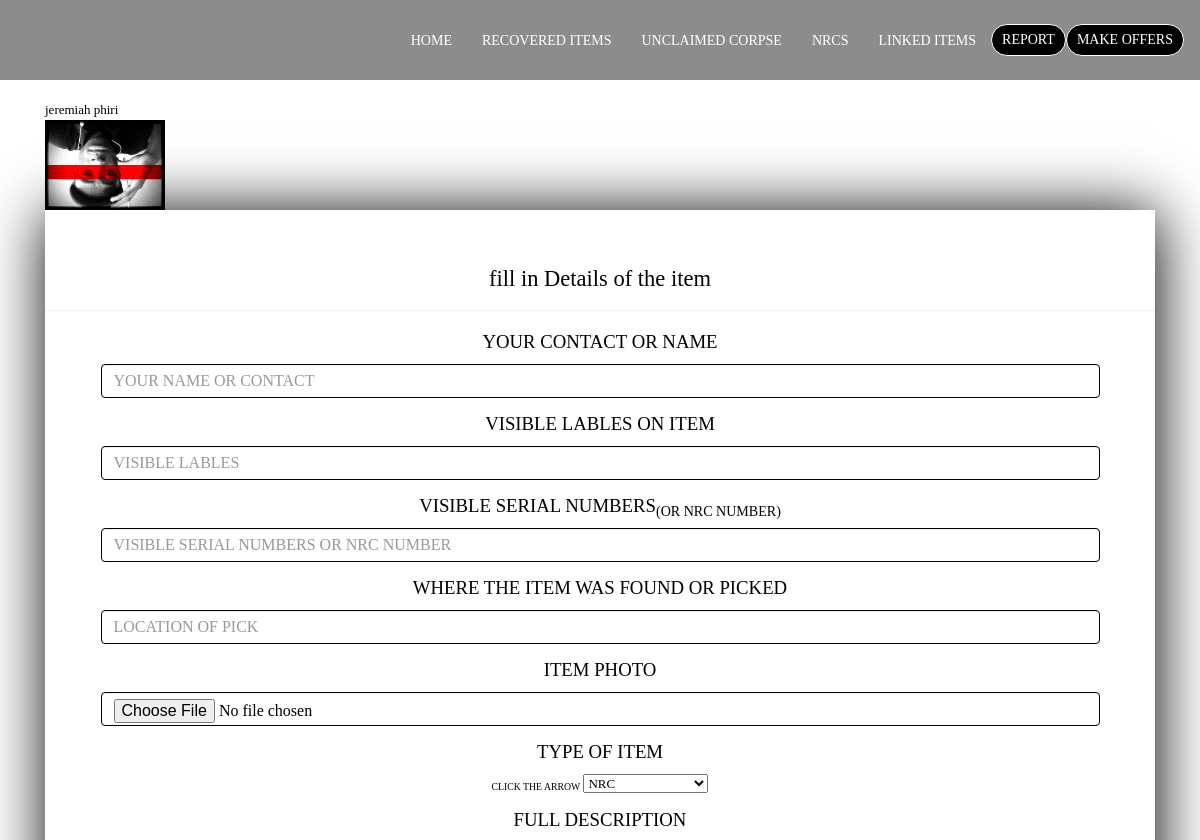
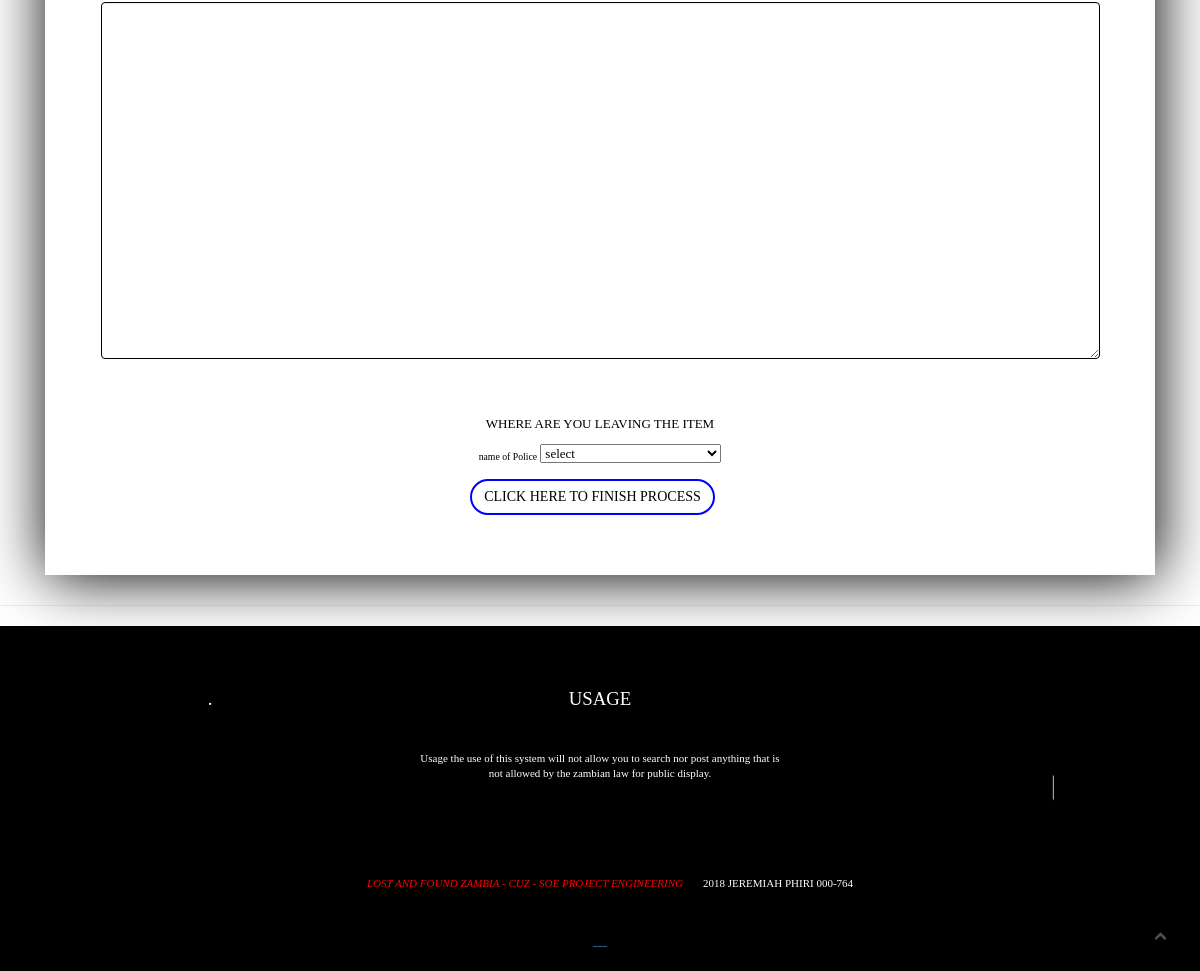
Screenshot of /reportUpload.php (signed in) with the database file from the repository (2 pictures, top to bottom).
### tables this page shows
CREATE TABLE `contributeadmin` (
  `ID` int(255) NOT NULL,
  `username` varchar(255) NOT NULL,
  `email` varchar(255) DEFAULT NULL,
  `phoneNumber` varchar(255) NOT NULL,
  `address` varchar(255) NOT NULL,
  `imagename` varchar(255) NOT NULL,
  `pass` varchar(255) NOT NULL,
  `Bio` varchar(255) DEFAULT NULL,
  `time` varchar(255) DEFAULT NULL,
  `privilege` varchar(255) NOT NULL
);

### reportUpload.php (the view, shortened to what this page needs)
<?php
      if(isset($_SESSION['phoneNumber'])){
	  include("head.php");
      include ("header.php");
	  }
	  else{  die("<a href='contribute.php'><H1 class='error'>please login</h1></a>"); }
?>
 <section id="abouts" class="abouts">
            <div class="container">
                  <div class="col-lg-12 col-md-12 col-xs-12">
                            <h5>
							<br /><br /><br />
					<?php
						$user=$_SESSION['phoneNumber'];
						$selectuser="select * from contributeadmin where phoneNumber='$user'";
						$execution=mysqli_query($connection,$selectuser);
						   while($fetch=mysqli_fetch_array($execution))
						{echo  "<BR /><br />", " ","<div class='uppercase'>",$uploaderid=$fetch['username']," ","</div> ";
					     echo " ","<img class='imgentity' src='assets/images/".$fetch['imagename']."' height='90px' alt='$uploaderid'>";
						 }
					   ?>
							 <?php
								 $display=true;
										 ?>
										 <center>
															 <?php
												     			 if($display)
																 {
															 ?>
                                    <form action=" " class="formid" method="post" enctype="multipart/form-data">
								                                         <br /><br />
                                                       <H1 /><sub>fill in Details of the item</sub></H1><HR />
                                        <div class="form-group">
										     <h4>YOUR CONTACT OR NAME</h4>
                                            <input type="text" class="form-control" name="entity" required='1' placeholder='YOUR NAME OR CONTACT'  value='<?php $entity=$_POST["entity"];if($entity)echo $entity;?>' >
                                        </div>
										<div class="form-group">
									<h4>VISIBLE LABLES ON ITEM</h4>
                                            <input type="text" class="form-control" name="album"  placeholder="VISIBLE LABLES"  value='<?php $album=$_POST["album"];if($album)echo $album;?>'>
                                        </div>
										<h4>VISIBLE SERIAL NUMBERS<sub>(OR NRC NUMBER)</sub></h4>
										<div class="form-group">
                                            <input type="text" class="form-control" name="year"  placeholder="VISIBLE SERIAL NUMBERS OR NRC NUMBER">
                                        </div>
										<div class="form-group">
										<h4>WHERE THE ITEM WAS FOUND OR PICKED</h4>
                                            <input type="text" class="form-control" name="feature" placeholder="LOCATION OF PICK"  value='<?php $feature=$_POST["feature"];if($feature)echo $feature;?>'>
                                        </div>
										<div class="form-group">
                                          <h4> ITEM PHOTO</h4><input type="file" class="form-control" name="image"  placeholder="image">
                                        </div>
										<div class="form-group">
                                          <h4> TYPE OF ITEM</h4><sub>CLICK THE ARROW</sub>
										 <select name="itemtype" required='1'>
										<option> NRC </option>
																    </select>
                                        </div>
                                        <div class="form-group">
										<h4>FULL DESCRIPTION</h4>
                                            <textarea class="form-control" name="body" rows="15" placeholder="description"> <?php $body=$_POST["body"];if($body)echo $body;?> </textarea>
                                        </div>
								          <br /><br />
								           	<div class="form-group">
                                          <h5>WHERE ARE YOU LEAVING THE ITEM</h5><sub>name of Police</sub>
										 <select name="itemlocation" required='1'>
										        <option><sup>select</sup></option>
										</select>
                                        </div>
                                       <center> <input type="submit" value="CLICK HERE TO FINISH PROCESS" name="upload" class="btn btn-primary"></center>
									   <br/><br/><br />
                                    </form>
									<?php
																 }
									?>
                                </div>
                            </div>
<hr />
								</section>
	  <?php
	  include("footer.php");?>

### assets/css/style.css (style rules this page uses)
html, body { background-color: #0000;musa font-size: 15px; color: #565656; width: 100%; padding: 0; margin-left: 0; margin-right: 0; font-family: 'Times New Roman', Times, serif; font-weight: 300; }
img { -moz-user-select: none; -webkit-user-select: none; -ms-user-select: none; user-select: none; -webkit-user-drag: none; user-drag: none; }
*, *:before, *:after { -webkit-box-sizing: border-box; -moz-box-sizing: border-box; box-sizing: border-box; }
img { max-width: 100%; }
textarea, input[type="text"], input[type="password"], input[type="datetime"], input[type="datetime-local"], input[type="date"], input[type="month"], input[type="time"], input[type="week"], input[type="number"], input[type="email"], input[type="url"], input[type="search"], input[type="tel"], input[type="color"], .uneditable-input { outline: none; }
.form-control { border: 1px solid rgba(1, 2, 8, 0.08); border-color:black; font-size: 16px; height: 34px; max-width: 90%; background: #fff; color:#000 }
h1, h2, h3 { font-family: 'Times New Roman', Times, serif; font-weight: 300; margin: 0; }
h4, h5 { font-weight: 300; margin: 0; line-height: 2rem; font-family: 'Times New Roman', Times, serif; }
h1 { font-size: 3rem; line-height: 4rem; font-weight: 300; }
h4 { font-size:1.875rem; line-height: 2.2rem; margin-bottom: 1.1rem; font-family: 'Times New Roman', Times, serif; }
h5 { font-size: 1.3rem; margin-bottom: 1rem; }
section { margin:0; }
.btn { margin-right: 15px; border-radius: 0px; }
.btn-primary { color: #000; }
.btn-primary { background-color:#fff; color: #000; border: 2px solid blue; text-transform: uppercase; border-radius:50px; }
.btn-primary:before, .btn-primary:after { background-color:#ffffff; }
.abouts { background-color:white; color:black; background-size: cover; width: 100%; overflow: hidden; }
.formid { box-shadow:rgb(1,1,1) 2px 2px 59px; width:100%; }

### rows the page displays
contributeadmin: username "jeremiah phiri", imagename (picture)
